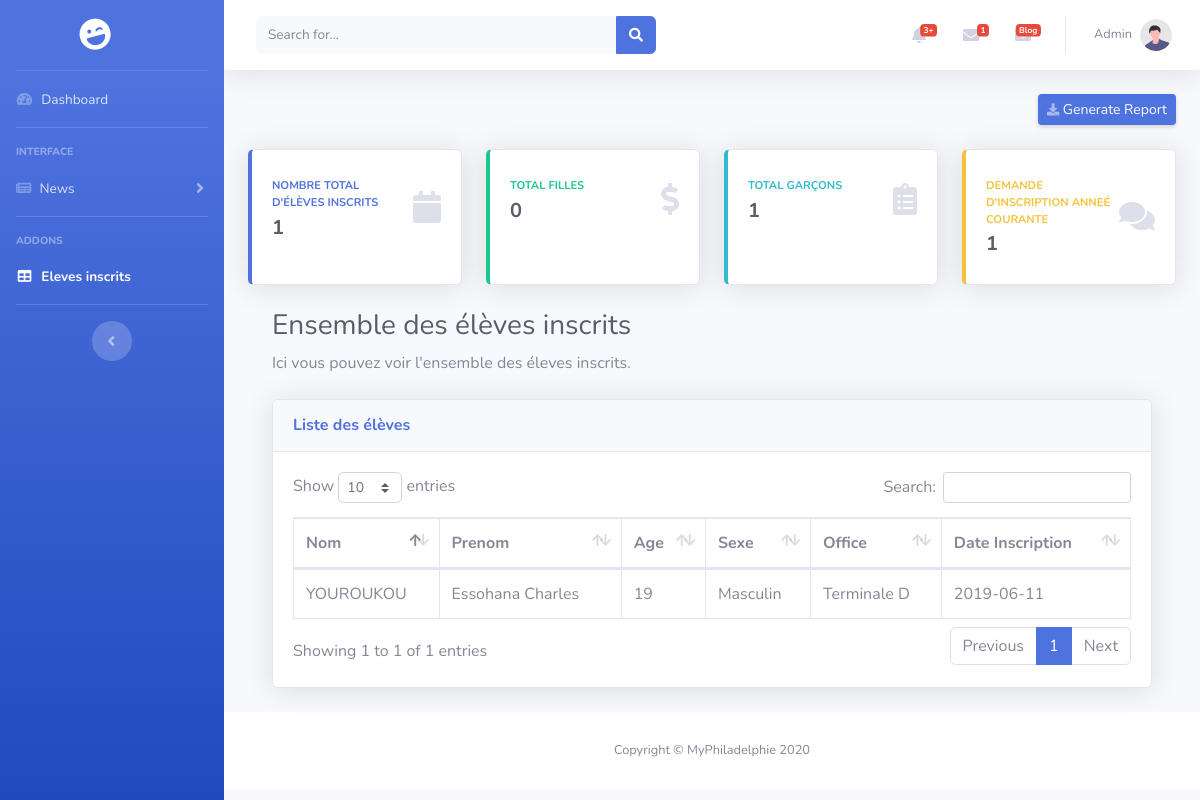
Screenshot of /AdminSchoolPanel/Dashboard/liste_eleves.php (signed in) with the database file from the repository.
### tables this page shows
CREATE TABLE `students` (
  `Id` int(11) NOT NULL,
  `Nom` varchar(64) NOT NULL,
  `Prenom` varchar(64) NOT NULL,
  `Age` int(11) NOT NULL,
  `Sexe` varchar(30) NOT NULL,
  `Niveau` varchar(30) NOT NULL,
  `Date_inscription` date NOT NULL,
  `TotalAnnees` int(11) NOT NULL
);

### utilities/fonctions.php (called while the page is built, shortened)
<?php
function executeRequete($req)
{
global $db_connect;
$resultat = $db_connect->query($req);
return $resultat;
}
function getListofStudents(){
    $req = 'SELECT * FROM students ORDER BY Id ASC';
    $resultat = executeRequete($req);
    $students = [];
    while($student = $resultat->fetch(PDO::FETCH_ASSOC)){
        $students[] = $student;
    }
    return $students;
}
?>

### AdminSchoolPanel/Dashboard/liste_eleves.php (the view, shortened to what this page needs)
<?php require_once("template_header.php")?>
<body id="page-top">
    <div id="wrapper">
        <?php require_once("sidebar_template.php")?>
        <?php require_once("topbar_template.php")?>
                <div class="container-fluid">
                    <h1 class="h3 mb-2 text-gray-800">Ensemble des élèves inscrits</h1>
                    <p class="mb-4">Ici vous pouvez voir l'ensemble des éleves inscrits.
                    </p>
                    <div class="card shadow mb-4">
                        <div class="card-header py-3">
                            <h6 class="m-0 font-weight-bold text-primary">Liste des élèves</h6>
                        </div>
                        <div class="card-body">
                            <div class="table-responsive">
                                <table class="table table-bordered" id="dataTable" width="100%" cellspacing="0">
                                    <thead>
                                        <tr>
                                            <th>Nom</th>
                                            <th>Prenom</th>
                                            <th>Age</th>
                                            <th>Sexe</th>
                                            <th>Office</th>
                                            <th>Date Inscription</th>
                                        </tr>
                                    </thead>
                                    <tbody>
                                    <?php $students = getListofStudents();
                                    foreach($students as $student){
                                        ?>
                                        <tr>
                                            <td><?= $student['Nom']?></td>
                                            <td><?= $student['Prenom']?></td>
                                            <td><?= $student['Age']?></td>
                                            <td><?= $student['Sexe']?></td>
                                            <td><?= $student['Niveau']?></td>
                                            <td><?= $student['Date_inscription']?></td>
                                        </tr>
                                        <?php }?>
                                    </tbody>
                                </table>
                            </div>
                        </div>
                    </div>
                </div>
            </div>
            <?php require_once("footer_template.php") ?>
        </div>
    </div>
</body>
</html>

### rows the page displays
students: Nom "YOUROUKOU", Prenom "Essohana Charles", Age "19", Sexe "Masculin", Niveau "Terminale D", Date_inscription "2019-06-11"

### other values shown
$totlmessage = getNumberofMessage() "1"
$_SESSION['manager']['manager_username'] "Admin"
$numberStudents = countElevesInscrits() "1"
$numberFilles = countElevesFilles() "0"
$numberGarcons = countElevesGarcons() "1"
$number = countDemanderecus() "1"
